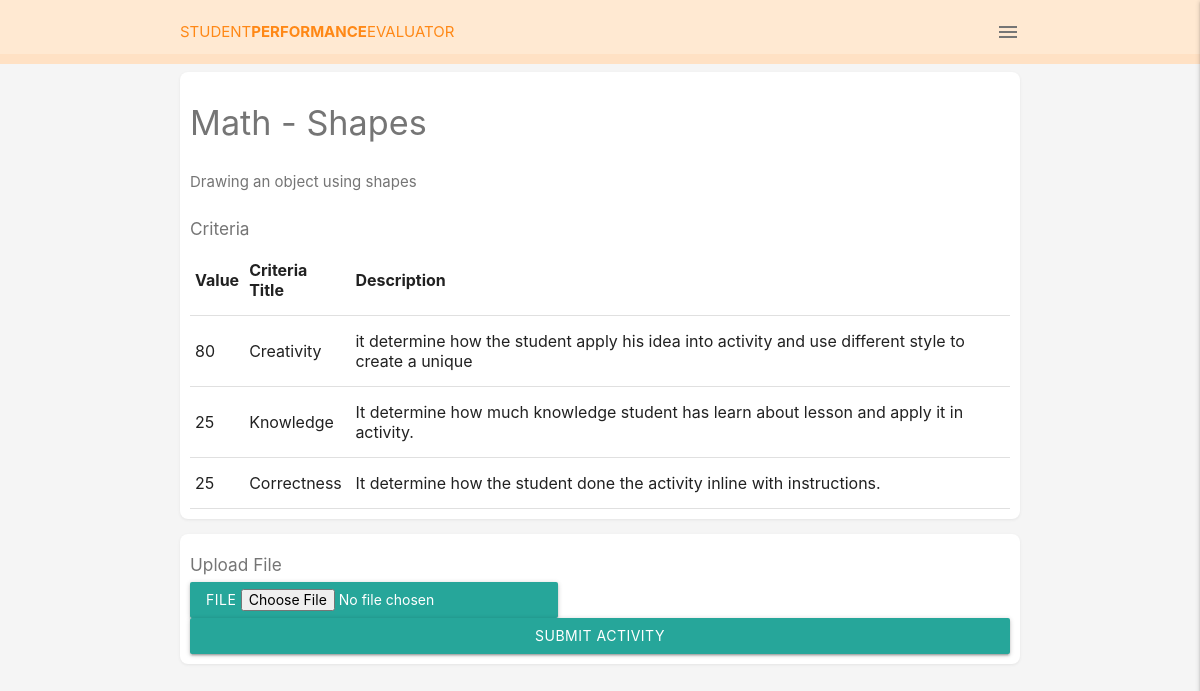
Screenshot of /page/activity.php?id=1 (signed in) with the database file from the repository.
### tables this page shows
CREATE TABLE `activity` (
  `act_id` int(10) NOT NULL,
  `fr_fac_id` int(11) NOT NULL,
  `fr_sub` int(4) NOT NULL,
  `act_title` varchar(100) NOT NULL,
  `act_d_date` date NOT NULL,
  `status` enum('No instructions','Instruction ready','','') NOT NULL DEFAULT 'No instructions'
);

CREATE TABLE `act_ins` (
  `ins_id` int(10) NOT NULL,
  `fact_id` int(10) NOT NULL,
  `ins_title` varchar(2000) NOT NULL,
  `status` enum('Checked','Not Check') NOT NULL DEFAULT 'Not Check'
);

CREATE TABLE `ins_criteria` (
  `cri_id` int(10) NOT NULL,
  `f_act_ins` int(10) NOT NULL,
  `cri_title` varchar(50) NOT NULL,
  `cri_desc` varchar(100) NOT NULL,
  `cri_value` int(50) NOT NULL
);

### page/activity.php (the view, shortened to what this page needs)
<html lang="en">
<head>
    <link type="text/css" href="/Student eval/css/materialize.min.css" rel="stylesheet">
    <link type="text/css" href="/Student eval/css/style.css" rel="stylesheet">
		<link rel="stylesheet" type="text/css" href="https://cdn.datatables.net/1.11.3/css/jquery.dataTables.css">
</head>
<?php
if (isset($_GET['id'])) {
  $id = trim($_GET['id']);
}
?>
<body class="grey lighten-4">
  <nav class="z-depth-0">
    <div class="nav-wrapper container">
      <a href="/Student eval/page/home.php">Student<span>Performance</span>Evaluator</a>
      <span class="right grey-text text-darken-1">
        <i class="material-icons sidenav-trigger" data-target="side-menu">menu</i>
      </span>
    </div>
  </nav>
	<form action="activity.php" method="POST" enctype="multipart/form-data">
  <div class="recipes container grey-text text-darken-1">
    <div class="card-panel recipe1 white row">
			<?php
					$conn = OpenCon();
					$sql = "SELECT act_id, act_title FROM activity WHERE act_id = '$id'";
					$result = mysqli_query($conn, $sql);
					while($row = mysqli_fetch_array($result)){
						$act_title = $row['act_title'];
					}
					echo "<h4> $act_title</h4>";
			?>
			<br>
			<?php
					$conn = OpenCon();
					$sql = "SELECT ins_id, ins_title FROM act_ins WHERE fact_id = '$id'";
					$result = mysqli_query($conn, $sql);
					while($row = mysqli_fetch_array($result)){
						$ins_title = $row['ins_title'];
						$ins_id = $row['ins_id'];
					}
					echo "<p> $ins_title </p>";
			?>
			<br>
			<div class="box-table">
					<h6> Criteria </h6>
						<table  class="responsive-table" >
							<thead>
								<tr>
									<th>
									Value
									</th>
									<th>Criteria Title</th>
									<th>Description</th>
								</tr>
							</thead>
							<tbody>
								<?php
								$conn = OpenCon();
								$sql = "SELECT * FROM ins_criteria WHERE f_act_ins = '$ins_id'";
								$result = $conn->query($sql);
								if ($result->num_rows > 0) {
									while ($row = $result->fetch_assoc()) {
										echo "<tr row_id='" . $row["cri_id"] . "'><td>" . $row["cri_value"] . "</td><td>" . $row["cri_title"] . "</td></td>" . "<td>" . $row["cri_desc"] . "</td></td>" ;
									}
									echo "</table";
								} else {
									echo "0 results";
								}
								?>
							</tbody>
			</div>
    </div>
</div>
<div class="recipes container grey-text text-darken-1">
	<div class="card-panel recipe1 white row">
    <div >
			<h6>Upload File</h6>
      <div class="btn">
        <span>File</span>
        <input type="file" name="file" required>
      </div>
    </div>
	<br>
	<button   name="sub_act"  class="btn " > Submit Activity</button>
	</div>
</div>
</form>
</body>
</html>

### css/style.css (style rules this page uses)
body { margin:0; padding: 0; overflow: auto; height: 100%; }
:root { --primary: #FFE9D2; --secondary: #FFE1C4; --title: #FF8816; }
nav { background: var(--primary); border-bottom: 10px solid var(--secondary); }
nav a { text-transform: uppercase; color: var(--title); }
nav a span { font-weight: bold; }
nav .sidenav-trigger { margin: 0; }
input { box-shadow: none !important; -webkit-box-shadow: none !important; }

### page/activity.php (style rules this page uses)
.card-panel.recipe1 { border-radius: 8px; padding: 10px; box-shadow: 0px 1px 3px rgba(90,90,90,0.1); display: grid; grid-template-columns: 2fr; grid-template-rows: 2fr; grid-template-areas: "image details delete"; }

### rows the page displays
activity: act_title "Math - Shapes"
act_ins: ins_title "Drawing an object using shapes"
ins_criteria: cri_value "80", cri_title "Creativity", cri_desc "it determine how the student apply his idea into activity and use different style to create a unique"
ins_criteria: cri_value "25", cri_title "Knowledge", cri_desc "It determine how much knowledge student has learn about lesson and apply it in activity."
ins_criteria: cri_value "25", cri_title "Correctness", cri_desc "It determine how the student done the activity inline with instructions."
